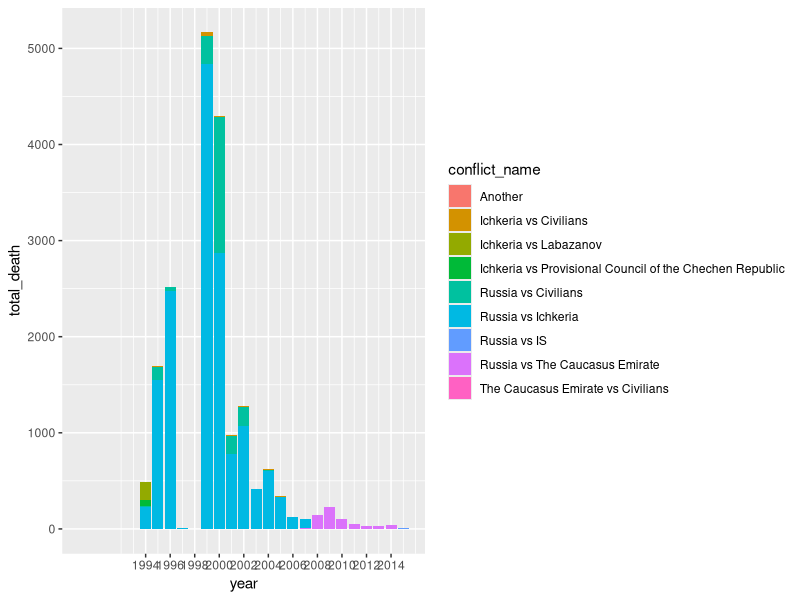

R code for this plot:
library(tidyverse)
library(dplyr)


chechnya_all_data <- read.csv('chechnya.csv', stringsAsFactors = FALSE)

#order data by year to make it easier to read, just to check what is going on
chechnya_ordered <- chechnya_all_data[order(chechnya_all_data$year),]

#get average deaths per year 
chechnya_all_data= group_by(chechnya_all_data, year) %>% 
  mutate(average = mean(best)) 



# side_a vs side_b -> chechnya_group
# In order to make some sence out of the conflicts in Chechnya I've decided to combine sides "a"with the corresponding sides "b"., this gave 8 distinct types of conflicts + Another
chechnya_grouped <- chechnya_all_data %>%
  mutate(
    conflict_sides = paste(side_a, side_b, sep=' vs '),
    conflict_name = case_when(
      conflict_sides == "Government of Russia (Soviet Union) vs Chechen Republic of Ichkeria" ~ "Russia vs Ichkeria",
      conflict_sides == "Government of Russia (Soviet Union) vs Civilians" ~ "Russia vs Civilians",
      conflict_sides == "Government of Russia (Soviet Union) vs Forces of the Caucasus Emirate" ~ "Russia vs The Caucasus Emirate",
      conflict_sides == "Government of Russia (Soviet Union) vs IS" ~ "Russia vs IS",
      conflict_sides == "Chechen Republic of Ichkeria vs Civilians" ~ "Ichkeria vs Civilians",
      conflict_sides == "Forces of the Caucasus Emirate vs Civilians" ~ "The Caucasus Emirate vs Civilians",
      conflict_sides == "Chechen Republic of Ichkeria vs Provisional Council of the Chechen Republic" ~ "Ichkeria vs Provisional Council of the Chechen Republic",
      conflict_sides == "Chechen Republic of Ichkeria vs Forces of Ruslan Labazanov" ~ "Ichkeria vs Labazanov",
      
      TRUE ~ "Another"
    )
  )

# some stats just in case
# gives total deaths for each conflict_name per year
chechnya_grouped_new = group_by(chechnya_grouped, year, conflict_name) %>% 
 summarise(total_death = sum(best))

# DONT FORGET THE colorblind friendly pallete
#plotting total deahts vs years for conflict_name
ggplot(chechnya_grouped_new, aes(x = year, y = total_death)) + 
 geom_bar(stat = "identity", aes(fill = conflict_name)) + 
 scale_x_continuous(breaks=seq(1994,2015,2))

